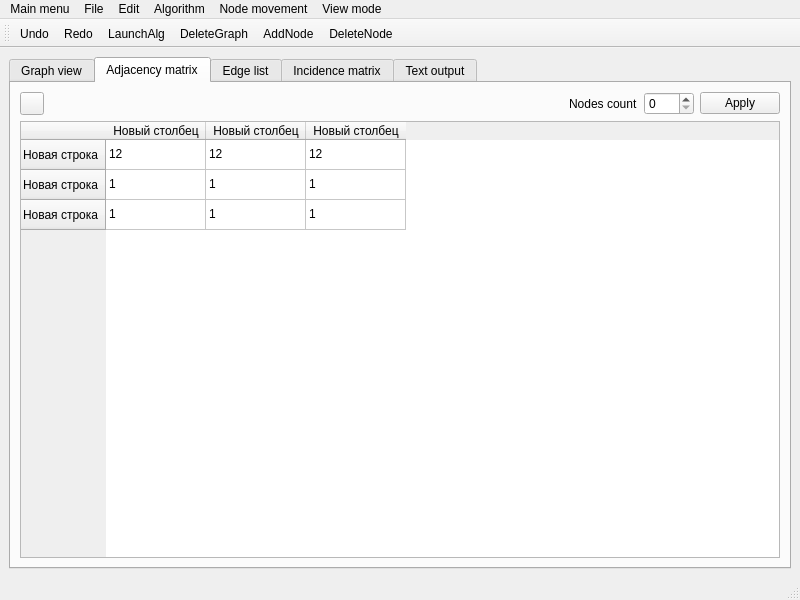
<?xml version="1.0" encoding="UTF-8"?>
<ui version="4.0">
 <class>MainWindow</class>
 <widget class="QMainWindow" name="MainWindow">
  <property name="windowModality">
   <enum>Qt::NonModal</enum>
  </property>
  <property name="geometry">
   <rect>
    <x>0</x>
    <y>0</y>
    <width>800</width>
    <height>600</height>
   </rect>
  </property>
  <property name="windowTitle">
   <string>GraphWorks</string>
  </property>
  <property name="windowOpacity">
   <double>1.000000000000000</double>
  </property>
  <property name="documentMode">
   <bool>false</bool>
  </property>
  <property name="tabShape">
   <enum>QTabWidget::Rounded</enum>
  </property>
  <property name="dockNestingEnabled">
   <bool>false</bool>
  </property>
  <property name="unifiedTitleAndToolBarOnMac">
   <bool>true</bool>
  </property>
  <widget class="QWidget" name="centralwidget">
   <layout class="QGridLayout" name="gridLayout">
    <item row="0" column="0">
     <widget class="QTabWidget" name="tabWidget">
      <property name="tabShape">
       <enum>QTabWidget::Rounded</enum>
      </property>
      <property name="currentIndex">
       <number>1</number>
      </property>
      <property name="documentMode">
       <bool>false</bool>
      </property>
      <property name="tabsClosable">
       <bool>false</bool>
      </property>
      <property name="movable">
       <bool>true</bool>
      </property>
      <property name="tabBarAutoHide">
       <bool>true</bool>
      </property>
      <widget class="QWidget" name="graphView">
       <attribute name="title">
        <string>Graph view</string>
       </attribute>
       <layout class="QVBoxLayout" name="verticalLayout_3">
        <item>
         <widget class="QPushButton" name="pushButton">
          <property name="text">
           <string>PushButton</string>
          </property>
         </widget>
        </item>
       </layout>
      </widget>
      <widget class="QWidget" name="adjacencyMatrix">
       <attribute name="title">
        <string>Adjacency matrix</string>
       </attribute>
       <layout class="QGridLayout" name="gridLayout_3">
        <item row="0" column="0">
         <widget class="QPushButton" name="buttonPinAdjMatr">
          <property name="maximumSize">
           <size>
            <width>24</width>
            <height>24</height>
           </size>
          </property>
          <property name="text">
           <string/>
          </property>
          <property name="icon">
           <iconset resource="resource.qrc">
            <normaloff>:/ico/icons/Unpin.svg</normaloff>
            <normalon>:/ico/icons/Pin.svg</normalon>:/ico/icons/Unpin.svg</iconset>
          </property>
          <property name="checkable">
           <bool>true</bool>
          </property>
          <property name="flat">
           <bool>false</bool>
          </property>
         </widget>
        </item>
        <item row="0" column="1">
         <spacer name="horizontalSpacer_6">
          <property name="orientation">
           <enum>Qt::Horizontal</enum>
          </property>
          <property name="sizeHint" stdset="0">
           <size>
            <width>511</width>
            <height>20</height>
           </size>
          </property>
         </spacer>
        </item>
        <item row="0" column="2">
         <widget class="QLabel" name="labelNodesCount">
          <property name="text">
           <string>Nodes count</string>
          </property>
         </widget>
        </item>
        <item row="0" column="3">
         <widget class="QSpinBox" name="nodesCountAdjMatr">
          <property name="minimumSize">
           <size>
            <width>50</width>
            <height>0</height>
           </size>
          </property>
          <property name="toolTip">
           <string>Choose nodes count</string>
          </property>
         </widget>
        </item>
        <item row="0" column="4">
         <widget class="QPushButton" name="buttonApplyAdjMatr">
          <property name="toolTip">
           <string>Apply matrix changes</string>
          </property>
          <property name="text">
           <string>Apply</string>
          </property>
         </widget>
        </item>
        <item row="1" column="0" colspan="5">
         <widget class="QTableWidget" name="tableAdjMatr">
          <row>
           <property name="text">
            <string>Новая строка</string>
           </property>
          </row>
          <row>
           <property name="text">
            <string>Новая строка</string>
           </property>
          </row>
          <row>
           <property name="text">
            <string>Новая строка</string>
           </property>
          </row>
          <column>
           <property name="text">
            <string>Новый столбец</string>
           </property>
          </column>
          <column>
           <property name="text">
            <string>Новый столбец</string>
           </property>
          </column>
          <column>
           <property name="text">
            <string>Новый столбец</string>
           </property>
          </column>
          <item row="0" column="0">
           <property name="text">
            <string>12</string>
           </property>
          </item>
          <item row="0" column="1">
           <property name="text">
            <string>12</string>
           </property>
          </item>
          <item row="0" column="2">
           <property name="text">
            <string>12</string>
           </property>
          </item>
          <item row="1" column="0">
           <property name="text">
            <string>1</string>
           </property>
          </item>
          <item row="1" column="1">
           <property name="text">
            <string>1</string>
           </property>
          </item>
          <item row="1" column="2">
           <property name="text">
            <string>1</string>
           </property>
          </item>
          <item row="2" column="0">
           <property name="text">
            <string>1</string>
           </property>
          </item>
          <item row="2" column="1">
           <property name="text">
            <string>1</string>
           </property>
          </item>
          <item row="2" column="2">
           <property name="text">
            <string>1</string>
           </property>
          </item>
         </widget>
        </item>
       </layout>
      </widget>
      <widget class="QWidget" name="edgeList">
       <attribute name="title">
        <string>Edge list</string>
       </attribute>
       <layout class="QGridLayout" name="gridLayout_4">
        <item row="0" column="0">
         <widget class="QPushButton" name="buttonPinEdgLst">
          <property name="maximumSize">
           <size>
            <width>24</width>
            <height>24</height>
           </size>
          </property>
          <property name="text">
           <string/>
          </property>
          <property name="icon">
           <iconset resource="resource.qrc">
            <normaloff>:/ico/icons/Unpin.svg</normaloff>
            <normalon>:/ico/icons/Pin.svg</normalon>:/ico/icons/Unpin.svg</iconset>
          </property>
          <property name="checkable">
           <bool>true</bool>
          </property>
          <property name="flat">
           <bool>false</bool>
          </property>
         </widget>
        </item>
        <item row="0" column="1">
         <spacer name="horizontalSpacer_5">
          <property name="orientation">
           <enum>Qt::Horizontal</enum>
          </property>
          <property name="sizeHint" stdset="0">
           <size>
            <width>511</width>
            <height>20</height>
           </size>
          </property>
         </spacer>
        </item>
        <item row="0" column="2">
         <widget class="QLabel" name="labelNodesCount_2">
          <property name="text">
           <string>Nodes count</string>
          </property>
         </widget>
        </item>
        <item row="0" column="3">
         <widget class="QSpinBox" name="nodesCountEdgLst">
          <property name="minimumSize">
           <size>
            <width>50</width>
            <height>0</height>
           </size>
          </property>
          <property name="toolTip">
           <string>Choose nodes count</string>
          </property>
         </widget>
        </item>
        <item row="0" column="4">
         <widget class="QPushButton" name="buttonApplyEdgLst">
          <property name="minimumSize">
           <size>
            <width>80</width>
            <height>0</height>
           </size>
          </property>
          <property name="toolTip">
           <string>Apply matrix changes</string>
          </property>
          <property name="text">
           <string>Apply</string>
          </property>
         </widget>
        </item>
        <item row="1" column="0" colspan="5">
         <widget class="QTableWidget" name="tableEdgLst"/>
        </item>
       </layout>
      </widget>
      <widget class="QWidget" name="IncidenceMatrix">
       <attribute name="title">
        <string>Incidence matrix</string>
       </attribute>
       <layout class="QGridLayout" name="gridLayout_5">
        <item row="0" column="0">
         <widget class="QPushButton" name="buttonPinIncMatr">
          <property name="maximumSize">
           <size>
            <width>24</width>
            <height>24</height>
           </size>
          </property>
          <property name="text">
           <string/>
          </property>
          <property name="icon">
           <iconset resource="resource.qrc">
            <normaloff>:/ico/icons/Unpin.svg</normaloff>
            <normalon>:/ico/icons/Pin.svg</normalon>:/ico/icons/Unpin.svg</iconset>
          </property>
          <property name="checkable">
           <bool>true</bool>
          </property>
          <property name="flat">
           <bool>false</bool>
          </property>
         </widget>
        </item>
        <item row="0" column="1">
         <spacer name="horizontalSpacer_4">
          <property name="orientation">
           <enum>Qt::Horizontal</enum>
          </property>
          <property name="sizeHint" stdset="0">
           <size>
            <width>511</width>
            <height>20</height>
           </size>
          </property>
         </spacer>
        </item>
        <item row="0" column="2">
         <widget class="QLabel" name="nodesCount_3">
          <property name="text">
           <string>Nodes count</string>
          </property>
         </widget>
        </item>
        <item row="0" column="3">
         <widget class="QSpinBox" name="nodesCountIncMatr">
          <property name="minimumSize">
           <size>
            <width>50</width>
            <height>0</height>
           </size>
          </property>
          <property name="toolTip">
           <string>Choose nodes count</string>
          </property>
         </widget>
        </item>
        <item row="0" column="4">
         <widget class="QPushButton" name="buttonApplyIncMatr">
          <property name="toolTip">
           <string>Apply matrix changes</string>
          </property>
          <property name="text">
           <string>Apply</string>
          </property>
         </widget>
        </item>
        <item row="1" column="0" colspan="5">
         <widget class="QTableWidget" name="tableIncMatr">
          <property name="rowCount">
           <number>5</number>
          </property>
          <property name="columnCount">
           <number>6</number>
          </property>
          <row>
           <property name="text">
            <string>Новая строка</string>
           </property>
          </row>
          <row>
           <property name="text">
            <string>1</string>
           </property>
          </row>
          <row>
           <property name="text">
            <string>2</string>
           </property>
          </row>
          <row/>
          <row/>
          <column>
           <property name="text">
            <string>Новый столбец</string>
           </property>
          </column>
          <column>
           <property name="text">
            <string>1</string>
           </property>
          </column>
          <column/>
          <column/>
          <column/>
          <column/>
          <item row="0" column="0">
           <property name="text">
            <string/>
           </property>
          </item>
          <item row="0" column="1">
           <property name="text">
            <string>1</string>
           </property>
          </item>
          <item row="0" column="2">
           <property name="text">
            <string>1</string>
           </property>
          </item>
          <item row="0" column="3">
           <property name="text">
            <string>1</string>
           </property>
          </item>
          <item row="1" column="0">
           <property name="text">
            <string>1</string>
           </property>
          </item>
          <item row="1" column="2">
           <property name="text">
            <string>1</string>
           </property>
          </item>
          <item row="1" column="3">
           <property name="text">
            <string>1</string>
           </property>
          </item>
          <item row="2" column="0">
           <property name="text">
            <string>1</string>
           </property>
          </item>
          <item row="2" column="1">
           <property name="text">
            <string>1</string>
           </property>
          </item>
          <item row="2" column="3">
           <property name="text">
            <string>1</string>
           </property>
          </item>
          <item row="3" column="0">
           <property name="text">
            <string>1</string>
           </property>
          </item>
          <item row="3" column="1">
           <property name="text">
            <string>1</string>
           </property>
          </item>
          <item row="3" column="2">
           <property name="text">
            <string>1</string>
           </property>
          </item>
         </widget>
        </item>
       </layout>
       <zorder>tableIncMatr</zorder>
       <zorder>nodesCountIncMatr</zorder>
       <zorder>horizontalSpacer_4</zorder>
       <zorder>nodesCount_3</zorder>
       <zorder>buttonApplyIncMatr</zorder>
       <zorder>buttonPinIncMatr</zorder>
      </widget>
      <widget class="QWidget" name="textOut">
       <attribute name="title">
        <string>Text output</string>
       </attribute>
       <layout class="QGridLayout" name="gridLayout_2">
        <item row="0" column="1">
         <spacer name="horizontalSpacer">
          <property name="orientation">
           <enum>Qt::Horizontal</enum>
          </property>
          <property name="sizeHint" stdset="0">
           <size>
            <width>40</width>
            <height>20</height>
           </size>
          </property>
         </spacer>
        </item>
        <item row="0" column="3">
         <widget class="QPushButton" name="buttonClearConsole">
          <property name="minimumSize">
           <size>
            <width>100</width>
            <height>0</height>
           </size>
          </property>
          <property name="toolTip">
           <string>Clear all text outputs</string>
          </property>
          <property name="text">
           <string>Clear</string>
          </property>
         </widget>
        </item>
        <item row="0" column="0">
         <widget class="QPushButton" name="buttonPinConsole">
          <property name="maximumSize">
           <size>
            <width>24</width>
            <height>24</height>
           </size>
          </property>
          <property name="styleSheet">
           <string notr="true"/>
          </property>
          <property name="text">
           <string/>
          </property>
          <property name="icon">
           <iconset resource="resource.qrc">
            <normaloff>:/ico/icons/Unpin.svg</normaloff>
            <normalon>:/ico/icons/Pin.svg</normalon>:/ico/icons/Unpin.svg</iconset>
          </property>
          <property name="checkable">
           <bool>true</bool>
          </property>
          <property name="flat">
           <bool>false</bool>
          </property>
         </widget>
        </item>
        <item row="1" column="0" colspan="4">
         <widget class="QPlainTextEdit" name="console">
          <property name="readOnly">
           <bool>true</bool>
          </property>
          <property name="plainText">
           <string/>
          </property>
         </widget>
        </item>
       </layout>
      </widget>
     </widget>
    </item>
   </layout>
  </widget>
  <widget class="QMenuBar" name="menubar">
   <property name="geometry">
    <rect>
     <x>0</x>
     <y>0</y>
     <width>800</width>
     <height>21</height>
    </rect>
   </property>
   <widget class="QMenu" name="mainMenu">
    <property name="title">
     <string>Main menu</string>
    </property>
    <property name="icon">
     <iconset resource="resource.qrc">
      <normaloff>:/ico/icons/Logo.svg</normaloff>:/ico/icons/Logo.svg</iconset>
    </property>
   </widget>
   <widget class="QMenu" name="menuFile">
    <property name="title">
     <string>File</string>
    </property>
    <addaction name="actionSave_as"/>
   </widget>
   <widget class="QMenu" name="menuEdit">
    <property name="title">
     <string>Edit</string>
    </property>
    <addaction name="separator"/>
    <addaction name="actionUndo"/>
    <addaction name="actionRedo"/>
   </widget>
   <widget class="QMenu" name="menuAlgorithm">
    <property name="title">
     <string>Algorithm</string>
    </property>
   </widget>
   <widget class="QMenu" name="menuNode_movement">
    <property name="title">
     <string>Node movement</string>
    </property>
    <addaction name="actionManual"/>
    <addaction name="actionAutomatic"/>
   </widget>
   <widget class="QMenu" name="menuView_mode">
    <property name="title">
     <string>View mode</string>
    </property>
    <addaction name="separator"/>
    <addaction name="actionUnpin_current_tab"/>
    <addaction name="separator"/>
   </widget>
   <addaction name="mainMenu"/>
   <addaction name="menuFile"/>
   <addaction name="menuEdit"/>
   <addaction name="menuAlgorithm"/>
   <addaction name="menuNode_movement"/>
   <addaction name="menuView_mode"/>
  </widget>
  <widget class="QStatusBar" name="statusbar"/>
  <widget class="QToolBar" name="toolBar">
   <property name="windowTitle">
    <string>toolBar</string>
   </property>
   <property name="toolTip">
    <string/>
   </property>
   <attribute name="toolBarArea">
    <enum>TopToolBarArea</enum>
   </attribute>
   <attribute name="toolBarBreak">
    <bool>false</bool>
   </attribute>
   <addaction name="actionUndo"/>
   <addaction name="actionRedo"/>
   <addaction name="actionLaunchAlg"/>
   <addaction name="actionDeleteGraph"/>
   <addaction name="actionAddNode"/>
   <addaction name="actionDeleteNode"/>
  </widget>
  <action name="actionUndo">
   <property name="icon">
    <iconset resource="resource.qrc">
     <normaloff>:/ico/icons/Undo.svg</normaloff>:/ico/icons/Undo.svg</iconset>
   </property>
   <property name="text">
    <string>Undo</string>
   </property>
   <property name="shortcut">
    <string>Ctrl+Z</string>
   </property>
  </action>
  <action name="actionRedo">
   <property name="icon">
    <iconset resource="resource.qrc">
     <normaloff>:/ico/icons/Redo.svg</normaloff>:/ico/icons/Redo.svg</iconset>
   </property>
   <property name="text">
    <string>Redo</string>
   </property>
   <property name="shortcut">
    <string>Ctrl+Shift+Z</string>
   </property>
  </action>
  <action name="actionSave_as">
   <property name="icon">
    <iconset resource="resource.qrc">
     <normaloff>:/ico/icons/Save.svg</normaloff>:/ico/icons/Save.svg</iconset>
   </property>
   <property name="text">
    <string>Save as</string>
   </property>
   <property name="shortcut">
    <string>Ctrl+Shift+S</string>
   </property>
  </action>
  <action name="actionAutomatic">
   <property name="checkable">
    <bool>true</bool>
   </property>
   <property name="icon">
    <iconset resource="resource.qrc">
     <normaloff>:/ico/icons/autoMov.svg</normaloff>:/ico/icons/autoMov.svg</iconset>
   </property>
   <property name="text">
    <string>Automatic</string>
   </property>
  </action>
  <action name="actionManual">
   <property name="checkable">
    <bool>true</bool>
   </property>
   <property name="icon">
    <iconset resource="resource.qrc">
     <normaloff>:/ico/icons/manualMov.svg</normaloff>:/ico/icons/manualMov.svg</iconset>
   </property>
   <property name="text">
    <string>Manual</string>
   </property>
  </action>
  <action name="actionLaunchAlg">
   <property name="icon">
    <iconset resource="resource.qrc">
     <normaloff>:/ico/icons/launchAlg.svg</normaloff>:/ico/icons/launchAlg.svg</iconset>
   </property>
   <property name="text">
    <string>LaunchAlg</string>
   </property>
   <property name="menuRole">
    <enum>QAction::NoRole</enum>
   </property>
  </action>
  <action name="actionDeleteGraph">
   <property name="icon">
    <iconset resource="resource.qrc">
     <normaloff>:/ico/icons/Clear.svg</normaloff>:/ico/icons/Clear.svg</iconset>
   </property>
   <property name="text">
    <string>DeleteGraph</string>
   </property>
   <property name="menuRole">
    <enum>QAction::NoRole</enum>
   </property>
  </action>
  <action name="actionAddNode">
   <property name="icon">
    <iconset resource="resource.qrc">
     <normaloff>:/ico/icons/addNode.svg</normaloff>:/ico/icons/addNode.svg</iconset>
   </property>
   <property name="text">
    <string>AddNode</string>
   </property>
   <property name="toolTip">
    <string>Add new node</string>
   </property>
   <property name="menuRole">
    <enum>QAction::NoRole</enum>
   </property>
  </action>
  <action name="actionDeleteNode">
   <property name="icon">
    <iconset resource="resource.qrc">
     <normaloff>:/ico/icons/deleteNode.svg</normaloff>:/ico/icons/deleteNode.svg</iconset>
   </property>
   <property name="text">
    <string>DeleteNode</string>
   </property>
   <property name="menuRole">
    <enum>QAction::NoRole</enum>
   </property>
  </action>
  <action name="actionClearConsole">
   <property name="text">
    <string>ClearConsole</string>
   </property>
   <property name="shortcut">
    <string>Ctrl+L</string>
   </property>
   <property name="menuRole">
    <enum>QAction::NoRole</enum>
   </property>
  </action>
  <action name="actionUnpin_current_tab">
   <property name="icon">
    <iconset resource="resource.qrc">
     <normaloff>:/ico/icons/Unpin.svg</normaloff>:/ico/icons/Unpin.svg</iconset>
   </property>
   <property name="text">
    <string>Unpin current tab</string>
   </property>
  </action>
  <action name="actionShown_tabs">
   <property name="text">
    <string>Shown tabs</string>
   </property>
  </action>
 </widget>
 <resources>
  <include location="resource.qrc"/>
 </resources>
 <connections/>
</ui>
